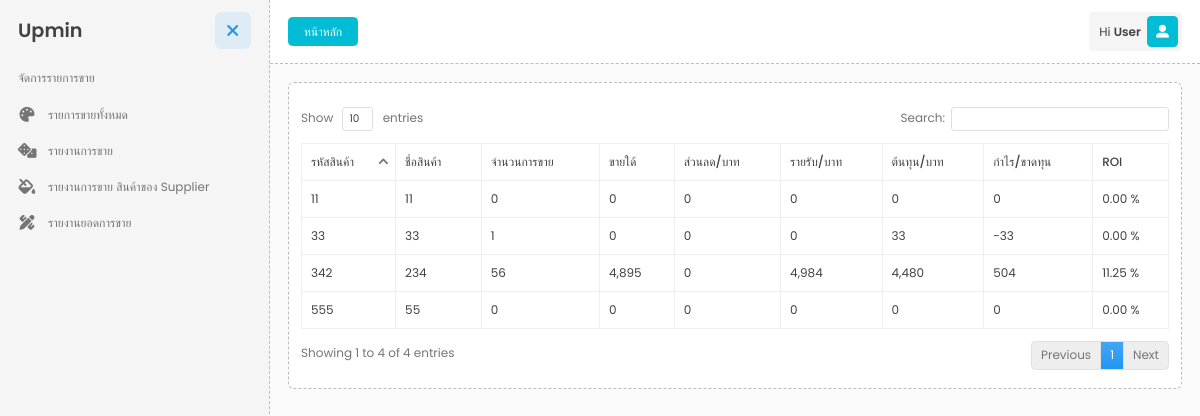
The page /dist/index?p=salereport (signed in) on the database its author committed.
### tables this page shows
CREATE TABLE `tb_productlist` (
  `id` int(11) NOT NULL,
  `pl_product_id` varchar(100) NOT NULL COMMENT 'รหัสสินค้า	',
  `pl_img` varchar(200) DEFAULT NULL COMMENT 'รูปภาพ',
  `pl_name_product` varchar(100) NOT NULL COMMENT 'ชื่อสินค้า',
  `c_id` int(10) DEFAULT NULL COMMENT 'รหัสหมวดหมู่',
  `pl_counting_unit` varchar(100) DEFAULT NULL COMMENT 'หน่วยนับ',
  `pl_price1` float DEFAULT NULL COMMENT 'ราคา1',
  `pl_price2` varchar(10) DEFAULT NULL COMMENT 'ราคา2',
  `pl_price3` varchar(10) DEFAULT NULL COMMENT 'ราคา3',
  `s_id` int(10) DEFAULT NULL COMMENT 'รหัสซัพพาย',
  `pl_cost` int(10) NOT NULL COMMENT 'ต้นทุน',
  `pl_storage` varchar(100) DEFAULT NULL COMMENT 'ที่จัดเก็บ',
  `pl_discount` varchar(10) NOT NULL DEFAULT '0' COMMENT 'ส่วนลด',
  `pl_quantity` int(10) NOT NULL COMMENT 'จำนวนคงเหลือ',
  `pl_revenue` varchar(10) DEFAULT NULL COMMENT 'รายรับประมาณการ/บาท',
  `pl_exp` varchar(20) NOT NULL COMMENT 'วันหมดอายุ',
  `pl_lot_no` varchar(100) NOT NULL,
  `sub_id` int(20) NOT NULL COMMENT 'idหมวดหมู่ย่อย'
);

### dist/salelist/salereport.php (the view, shortened to what this page needs)
<?php
$all_product = $con->query("SELECT * FROM tb_productlist");
$array_price = array();
?>
<div class="portlet-body">
</div>
<div class="portlet-body">
    <div class="table-responsive">
        <table class="table table-bordered" id="dataAllProduct">
            <thead>
                <tr>
                    <th>รหัสสินค้า</th>
                    <th>ชื่อสินค้า</th>
                    <th>จำนวนการขาย</th>
                    <th>ขายใด้</th>
                    <th>ส่วนลด/บาท</th>
                    <th>รายรับ/บาท</th>
                    <th>ต้นทุน/บาท</th>
                    <th>กำไร/ขาดทุน</th>
                    <th>ROI</th>
                </tr>
            </thead>
            <tbody>
                <?php
                $all_product_report = $con->query("SELECT * FROM tb_productlist");
                foreach ($all_product_report as $row) :
                    $sum_price = $con->query("SELECT sum(total_price) as total_prices FROM tb_order_product WHERE product_id = '$row[id]'");
                    $total_price = $sum_price->fetch_array();
                    $check = $con->query("SELECT count(order_id) as qty FROM tb_order_product WHERE product_id = '$row[id]'");
                    $discount = 0;
                    if ($check->num_rows >= 1) {
                        $discount = $con->query("SELECT qty,discount,sum_total_discount,cost,total_price FROM tb_order_product WHERE product_id = '$row[id]'");
                        $r_discount = $discount->fetch_array();
                        if($discount->num_rows >=1){
                            $sum_qty = $con->query("SELECT sum(qty) as sum_qty FROM tb_order_product WHERE product_id = '$row[id]'");
                            $row_sum_qty = $sum_qty->fetch_array();
                            $qty = $row_sum_qty['sum_qty'];
                            $discount = $r_discount['discount'];
                            $sum_cost = $r_discount['cost'] * $qty;
                            $sum_total = $r_discount['sum_total_discount'] * $qty;
                        }else{
                            $qty = 0;
                            $discount = 0 ;
                            $sum_cost = 0;
                            $sum_total= 0;
                        }
                        $profix = $sum_total - $sum_cost;
                        if ($profix > 0 && $sum_cost > 0) {
                            $roi = ($profix / $sum_cost) *100 ;
                        } else {
                            $roi = 0;
                        }
                        array_push($array_price, $sum_total);
                    } else {
                        $qty = 0;
                        $discount = 0;
                        $sum_cost = 0;
                        $sum_total = 0;
                        array_push($array_price, $sum_total);
                    }
                ?>
                    <tr>
                        <td><?= $row['pl_product_id']; ?></td>
                        <td><?= $row['pl_name_product']; ?></td>
                        <td><?= $qty; ?></td>
                        <td><?= number_format($total_price['total_prices']); ?></td>
                        <td><?= number_format($discount); ?></td>
                        <td><?= number_format($sum_total); ?></td>
                        <td><?= number_format($sum_cost); ?></td>
                        <td><?= number_format($profix) ?></td>
                        <td><?= number_format($roi, 2, '.', ',') ?> %</td>
                    </tr>
                <?php endforeach; ?>
            </tbody>
        </table>
    </div>
</div>

### rows shown on the page
tb_productlist: pl_product "342", pl_name_product "234", qty "56", total_prices "4,895", discount "0", sum_total "4,984", sum_cost "4,480", profix "504", roi "11.25"
tb_productlist: pl_product "33", pl_name_product "33", qty "1", total_prices "0", discount "0", sum_total "0", sum_cost "33", profix "-33", roi "0.00"
tb_productlist: pl_product "11", pl_name_product "11", qty "0", total_prices "0", discount "0", sum_total "0", sum_cost "0", profix "0", roi "0.00"
tb_productlist: pl_product "555", pl_name_product "55", qty "0", total_prices "0", discount "0", sum_total "0", sum_cost "0", profix "0", roi "0.00"
